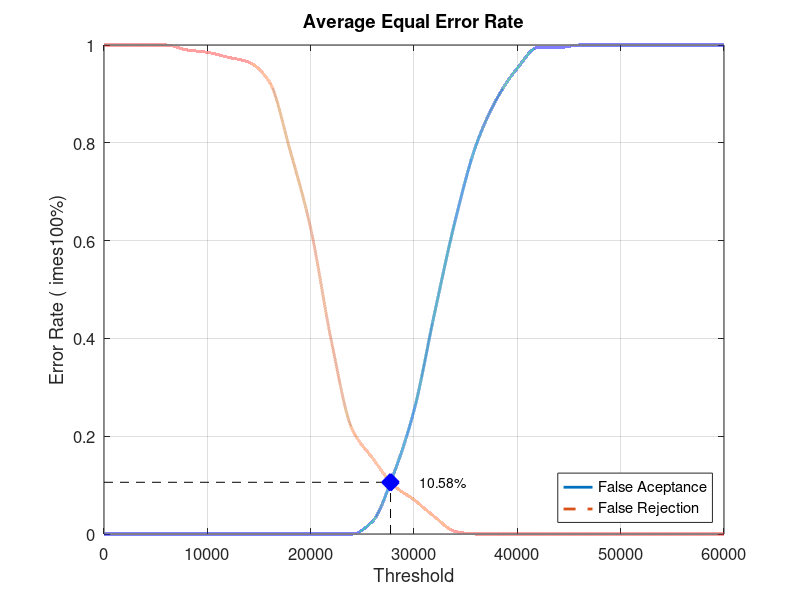
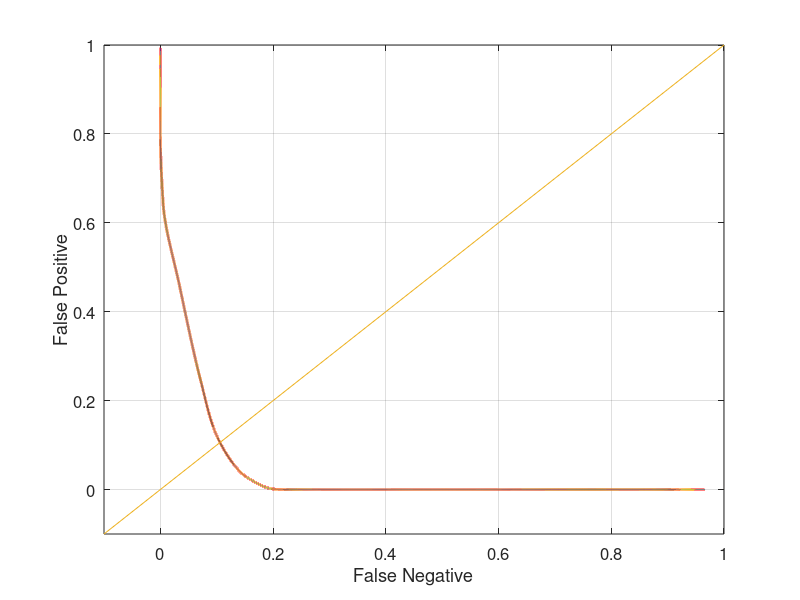

These charts were generated, in order, by the following MATLAB code:
close all;
clear;
clc;
x = 0:2000:60000;
xq = 0:0.5:60000;

y0 = [0 0 0 0 0 0 0 0 0 0 0 0 0 0.0263158 0.121053 0.252632 0.452632 0.642105 0.794737 0.889474 0.952632 0.994737 0.994737 1 1 1 1 1 1 1 1]
yy0 = interp1(x, y0, xq, 'pchip');
y1 = [1 1 1 1 0.99 0.985 0.975 0.965 0.925 0.785 0.625 0.395 0.215 0.155 0.1 0.07 0.035 0.005 0 0 0 0 0 0 0 0 0 0 0 0 0]
yy1 = interp1(x, y1, xq, 'pchip');

% Calculating EER: 
y2 = abs(y0 - y1);
find(y2 == min(y2))
yy2 = abs(yy0 - yy1);
xEER = find(yy2 == min(yy2));
xEERIndex = xq(xEER) % X-axis EER
yEER = yy0(xEER) % Y-axis EER

main = figure
plot(xq, yy0,'-','LineWidth', 2);	hold on
plot(xq, yy1,'--','LineWidth', 2);	hold on
plot([xEERIndex xEERIndex], [0 yEER], 'k--');	hold on
plot([0 xEERIndex], [yEER yEER], 'k--');	hold on
plot(xEERIndex, yEER, 'bx', 'LineWidth', 10);	hold on
text(xEERIndex + 10 * xEERIndex / 100, yEER, [num2str(round((10000 * yEER)) / 100) '%'])
legend('False Aceptance', 'False Rejection', 'Location', 'SouthEast')
xlabel('Threshold')
ylabel('Error Rate (	imes100%)')
title('Average Equal Error Rate')
set(gca, 'FontSize', 12)
axis([0 60000 0 1])
grid on

print(main, 'Database5_2Main', '-dpng');
FNRxFPR = figure('Color', [1 1 1]);
plot(yy1, yy0, '-', yy1, yy0, 'LineWidth', 2);
hold on
y = -0.1:0.1:1
plot(y, y); 
set(gca, 'FontSize', 12)
xlabel('False Negative')
ylabel('False Positive')
axis([-0.1 1 -0.1 1])
set(gca, 'FontSize', 12)
grid on

print(FNRxFPR, 'Database5_2FNRxFPR','-dpng');
